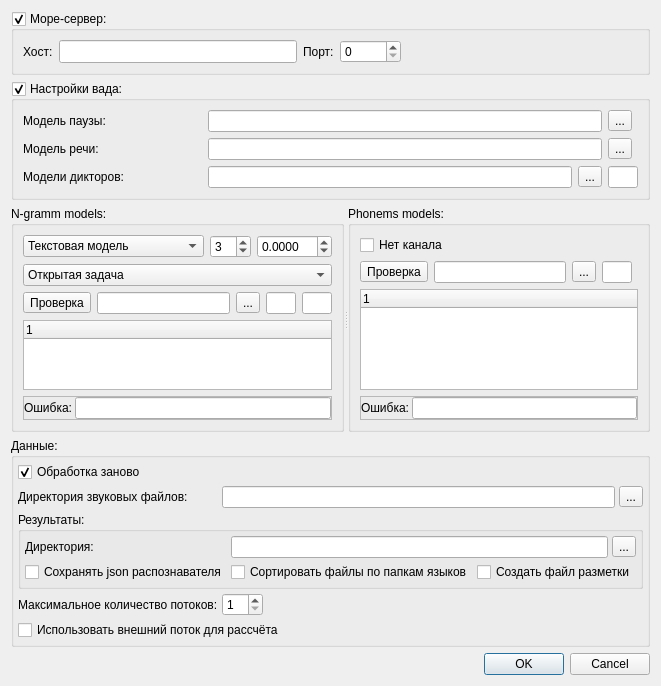
<?xml version="1.0" encoding="UTF-8"?>
<ui version="4.0">
 <class>SettingsDialogClass</class>
 <widget class="QDialog" name="SettingsDialogClass">
  <property name="geometry">
   <rect>
    <x>0</x>
    <y>0</y>
    <width>606</width>
    <height>646</height>
   </rect>
  </property>
  <property name="windowTitle">
   <string>Настройки фонотактического распознования языков</string>
  </property>
  <layout class="QGridLayout" name="gridLayout">
   <item row="10" column="0" colspan="3">
    <widget class="QDialogButtonBox" name="buttonBox">
     <property name="orientation">
      <enum>Qt::Horizontal</enum>
     </property>
     <property name="standardButtons">
      <set>QDialogButtonBox::Cancel|QDialogButtonBox::Ok</set>
     </property>
    </widget>
   </item>
   <item row="8" column="1">
    <spacer name="verticalSpacer">
     <property name="orientation">
      <enum>Qt::Vertical</enum>
     </property>
     <property name="sizeHint" stdset="0">
      <size>
       <width>20</width>
       <height>40</height>
      </size>
     </property>
    </spacer>
   </item>
   <item row="1" column="0" colspan="3">
    <widget class="QGroupBox" name="groupBox_vad">
     <property name="title">
      <string>Настройки вада:</string>
     </property>
     <property name="checkable">
      <bool>true</bool>
     </property>
     <layout class="QGridLayout" name="gridLayout_3">
      <item row="0" column="0">
       <widget class="QLabel" name="label_3">
        <property name="text">
         <string>Модель паузы:</string>
        </property>
       </widget>
      </item>
      <item row="1" column="0">
       <widget class="QLabel" name="label_5">
        <property name="text">
         <string>Модель речи:</string>
        </property>
       </widget>
      </item>
      <item row="1" column="1" colspan="3">
       <widget class="QLineEdit" name="lineEdit_speechModelPath">
        <property name="sizePolicy">
         <sizepolicy hsizetype="Expanding" vsizetype="Preferred">
          <horstretch>0</horstretch>
          <verstretch>0</verstretch>
         </sizepolicy>
        </property>
       </widget>
      </item>
      <item row="0" column="1" colspan="3">
       <widget class="QLineEdit" name="lineEdit_pauseModelPath">
        <property name="sizePolicy">
         <sizepolicy hsizetype="Expanding" vsizetype="Preferred">
          <horstretch>0</horstretch>
          <verstretch>0</verstretch>
         </sizepolicy>
        </property>
       </widget>
      </item>
      <item row="3" column="0">
       <widget class="QLabel" name="label_7">
        <property name="text">
         <string>Модели дикторов:</string>
        </property>
       </widget>
      </item>
      <item row="3" column="1" colspan="2">
       <widget class="QLineEdit" name="lineEdit_dictorsModelsDir">
        <property name="sizePolicy">
         <sizepolicy hsizetype="Expanding" vsizetype="Preferred">
          <horstretch>0</horstretch>
          <verstretch>0</verstretch>
         </sizepolicy>
        </property>
       </widget>
      </item>
      <item row="3" column="3">
       <widget class="QToolButton" name="toolButton_setDictorsModelsDir">
        <property name="text">
         <string>...</string>
        </property>
       </widget>
      </item>
      <item row="3" column="4">
       <widget class="QLineEdit" name="lineEdit_modelsMask">
        <property name="sizePolicy">
         <sizepolicy hsizetype="Fixed" vsizetype="Preferred">
          <horstretch>0</horstretch>
          <verstretch>0</verstretch>
         </sizepolicy>
        </property>
        <property name="minimumSize">
         <size>
          <width>0</width>
          <height>0</height>
         </size>
        </property>
        <property name="maximumSize">
         <size>
          <width>30</width>
          <height>16777215</height>
         </size>
        </property>
        <property name="toolTip">
         <string>Маска фалов n-gramm моделей.</string>
        </property>
       </widget>
      </item>
      <item row="1" column="4">
       <widget class="QToolButton" name="toolButton_setSpeechModelPath">
        <property name="text">
         <string>...</string>
        </property>
       </widget>
      </item>
      <item row="0" column="4">
       <widget class="QToolButton" name="toolButton_setPauseModelPath">
        <property name="text">
         <string>...</string>
        </property>
       </widget>
      </item>
     </layout>
    </widget>
   </item>
   <item row="3" column="0" colspan="3">
    <widget class="QGroupBox" name="groupBox_2">
     <property name="title">
      <string>Данные:</string>
     </property>
     <layout class="QGridLayout" name="gridLayout_2">
      <property name="margin">
       <number>4</number>
      </property>
      <property name="spacing">
       <number>4</number>
      </property>
      <item row="1" column="0">
       <widget class="QLabel" name="label_2">
        <property name="text">
         <string>Директория звуковых файлов:</string>
        </property>
       </widget>
      </item>
      <item row="1" column="1">
       <widget class="QLineEdit" name="lineEdit_wavDir">
        <property name="sizePolicy">
         <sizepolicy hsizetype="Expanding" vsizetype="Preferred">
          <horstretch>0</horstretch>
          <verstretch>0</verstretch>
         </sizepolicy>
        </property>
       </widget>
      </item>
      <item row="1" column="2">
       <widget class="QToolButton" name="toolButton_setWavDir">
        <property name="text">
         <string>...</string>
        </property>
       </widget>
      </item>
      <item row="4" column="0">
       <widget class="QLabel" name="label_6">
        <property name="text">
         <string>Максимальное количество потоков:</string>
        </property>
       </widget>
      </item>
      <item row="4" column="1" colspan="2">
       <layout class="QHBoxLayout" name="horizontalLayout">
        <item>
         <widget class="QSpinBox" name="spinBox_maxBPThreadCount">
          <property name="minimum">
           <number>1</number>
          </property>
          <property name="maximum">
           <number>99</number>
          </property>
         </widget>
        </item>
        <item>
         <spacer name="horizontalSpacer">
          <property name="orientation">
           <enum>Qt::Horizontal</enum>
          </property>
          <property name="sizeHint" stdset="0">
           <size>
            <width>40</width>
            <height>20</height>
           </size>
          </property>
         </spacer>
        </item>
       </layout>
      </item>
      <item row="5" column="0" colspan="3">
       <widget class="QCheckBox" name="checkBox_useExternalProcessing">
        <property name="text">
         <string>Использовать внешний поток для рассчёта</string>
        </property>
       </widget>
      </item>
      <item row="2" column="0" colspan="3">
       <widget class="QGroupBox" name="groupBox_3">
        <property name="sizePolicy">
         <sizepolicy hsizetype="Preferred" vsizetype="Expanding">
          <horstretch>0</horstretch>
          <verstretch>0</verstretch>
         </sizepolicy>
        </property>
        <property name="minimumSize">
         <size>
          <width>0</width>
          <height>0</height>
         </size>
        </property>
        <property name="title">
         <string>Результаты:</string>
        </property>
        <layout class="QGridLayout" name="gridLayout_4">
         <property name="margin">
          <number>4</number>
         </property>
         <property name="spacing">
          <number>4</number>
         </property>
         <item row="1" column="1">
          <widget class="QCheckBox" name="checkBox_sortFilesByLangs">
           <property name="text">
            <string>Сортировать файлы по папкам языков</string>
           </property>
          </widget>
         </item>
         <item row="1" column="0">
          <widget class="QCheckBox" name="checkBox_saveRecognitionReport">
           <property name="text">
            <string>Сохранять json распознавателя</string>
           </property>
          </widget>
         </item>
         <item row="0" column="3">
          <widget class="QToolButton" name="toolButton_setOutDir">
           <property name="text">
            <string>...</string>
           </property>
          </widget>
         </item>
         <item row="0" column="1" colspan="2">
          <widget class="QLineEdit" name="lineEdit_outDir">
           <property name="sizePolicy">
            <sizepolicy hsizetype="Expanding" vsizetype="Preferred">
             <horstretch>0</horstretch>
             <verstretch>0</verstretch>
            </sizepolicy>
           </property>
          </widget>
         </item>
         <item row="0" column="0">
          <widget class="QLabel" name="label_4">
           <property name="text">
            <string>Директория:</string>
           </property>
          </widget>
         </item>
         <item row="1" column="2" colspan="2">
          <widget class="QCheckBox" name="checkBox_createLabFile">
           <property name="text">
            <string>Создать файл разметки</string>
           </property>
          </widget>
         </item>
        </layout>
       </widget>
      </item>
      <item row="0" column="0" colspan="3">
       <widget class="QCheckBox" name="checkBox_restartProcessing">
        <property name="text">
         <string>Обработка заново</string>
        </property>
        <property name="checked">
         <bool>true</bool>
        </property>
       </widget>
      </item>
     </layout>
    </widget>
   </item>
   <item row="0" column="0" colspan="3">
    <widget class="QGroupBox" name="groupBox_moreServer">
     <property name="title">
      <string>Море-сервер:</string>
     </property>
     <property name="checkable">
      <bool>true</bool>
     </property>
     <layout class="QGridLayout" name="gridLayout_5">
      <item row="0" column="0">
       <widget class="QLabel" name="label_8">
        <property name="text">
         <string>Хост:</string>
        </property>
       </widget>
      </item>
      <item row="0" column="1">
       <widget class="QLineEdit" name="lineEdit_moreServerHost">
        <property name="sizePolicy">
         <sizepolicy hsizetype="Expanding" vsizetype="Preferred">
          <horstretch>0</horstretch>
          <verstretch>0</verstretch>
         </sizepolicy>
        </property>
       </widget>
      </item>
      <item row="0" column="2">
       <widget class="QLabel" name="label_9">
        <property name="text">
         <string>Порт:</string>
        </property>
       </widget>
      </item>
      <item row="0" column="3">
       <widget class="QSpinBox" name="spinBox_moreServerPort">
        <property name="maximum">
         <number>65535</number>
        </property>
       </widget>
      </item>
      <item row="0" column="4">
       <spacer name="horizontalSpacer_2">
        <property name="orientation">
         <enum>Qt::Horizontal</enum>
        </property>
        <property name="sizeHint" stdset="0">
         <size>
          <width>40</width>
          <height>20</height>
         </size>
        </property>
       </spacer>
      </item>
     </layout>
    </widget>
   </item>
   <item row="2" column="0" colspan="3">
    <widget class="QSplitter" name="splitter">
     <property name="orientation">
      <enum>Qt::Horizontal</enum>
     </property>
     <widget class="QGroupBox" name="groupBox_4">
      <property name="title">
       <string>N-gramm models:</string>
      </property>
      <layout class="QGridLayout" name="gridLayout_6">
       <item row="2" column="1" colspan="2">
        <widget class="QLineEdit" name="lineEdit_nGrammModelsDir">
         <property name="sizePolicy">
          <sizepolicy hsizetype="Expanding" vsizetype="Preferred">
           <horstretch>0</horstretch>
           <verstretch>0</verstretch>
          </sizepolicy>
         </property>
         <property name="toolTip">
          <string>&lt;!DOCTYPE HTML PUBLIC &quot;-//W3C//DTD HTML 4.0//EN&quot; &quot;http://www.w3.org/TR/REC-html40/strict.dtd&quot;&gt;
&lt;html&gt;&lt;head&gt;&lt;meta name=&quot;qrichtext&quot; content=&quot;1&quot; /&gt;&lt;style type=&quot;text/css&quot;&gt;
p, li { white-space: pre-wrap; }
&lt;/style&gt;&lt;/head&gt;&lt;body style=&quot; font-family:'MS Shell Dlg 2'; font-size:8.25pt; font-weight:400; font-style:normal;&quot;&gt;
&lt;p style=&quot; margin-top:0px; margin-bottom:0px; margin-left:0px; margin-right:0px; -qt-block-indent:0; text-indent:0px;&quot;&gt;&lt;span style=&quot; font-size:8pt;&quot;&gt;Путь к папке с моделями языков, структура должна быть:папка&lt;/span&gt;&lt;span style=&quot; font-size:8pt;&quot;&gt;-&amp;gt;папка &lt;/span&gt;&lt;span style=&quot; font-size:8pt;&quot;&gt;языка-&amp;gt;папка канала-&amp;gt;файл модели.&lt;/span&gt;&lt;/p&gt;&lt;/body&gt;&lt;/html&gt;</string>
         </property>
        </widget>
       </item>
       <item row="2" column="0">
        <widget class="QToolButton" name="toolButton_checkNgarmms">
         <property name="toolTip">
          <string>Проверить структуру папки моделей Ngramm</string>
         </property>
         <property name="text">
          <string>Проверка</string>
         </property>
        </widget>
       </item>
       <item row="4" column="0" colspan="6">
        <widget class="QFrame" name="frame_nrammsMessage">
         <property name="frameShape">
          <enum>QFrame::StyledPanel</enum>
         </property>
         <property name="frameShadow">
          <enum>QFrame::Raised</enum>
         </property>
         <layout class="QHBoxLayout" name="horizontalLayout_4">
          <property name="spacing">
           <number>2</number>
          </property>
          <property name="margin">
           <number>0</number>
          </property>
          <item>
           <widget class="QLabel" name="label1">
            <property name="text">
             <string>Ошибка:</string>
            </property>
            <property name="wordWrap">
             <bool>true</bool>
            </property>
           </widget>
          </item>
          <item>
           <widget class="QLineEdit" name="lineEdit_messageNgramm">
            <property name="readOnly">
             <bool>true</bool>
            </property>
           </widget>
          </item>
         </layout>
        </widget>
       </item>
       <item row="3" column="0" colspan="6">
        <widget class="DictorModelsTree" name="treeWidget_nGrammModels">
         <property name="sizePolicy">
          <sizepolicy hsizetype="Preferred" vsizetype="Preferred">
           <horstretch>0</horstretch>
           <verstretch>0</verstretch>
          </sizepolicy>
         </property>
         <column>
          <property name="text">
           <string notr="true">1</string>
          </property>
         </column>
        </widget>
       </item>
       <item row="0" column="0" colspan="6">
        <layout class="QHBoxLayout" name="horizontalLayout_2">
         <property name="topMargin">
          <number>0</number>
         </property>
         <item>
          <widget class="QComboBox" name="comboBox_ngrammModelType">
           <property name="sizePolicy">
            <sizepolicy hsizetype="Expanding" vsizetype="Fixed">
             <horstretch>0</horstretch>
             <verstretch>0</verstretch>
            </sizepolicy>
           </property>
           <property name="toolTip">
            <string>Тип фала модели ngramm </string>
           </property>
           <item>
            <property name="text">
             <string>Текстовая модель</string>
            </property>
           </item>
           <item>
            <property name="text">
             <string>Бинарная модель</string>
            </property>
           </item>
          </widget>
         </item>
         <item>
          <widget class="QSpinBox" name="spinBox_ngrammCount">
           <property name="toolTip">
            <string>&lt;!DOCTYPE HTML PUBLIC &quot;-//W3C//DTD HTML 4.0//EN&quot; &quot;http://www.w3.org/TR/REC-html40/strict.dtd&quot;&gt;
&lt;html&gt;&lt;head&gt;&lt;meta name=&quot;qrichtext&quot; content=&quot;1&quot; /&gt;&lt;style type=&quot;text/css&quot;&gt;
p, li { white-space: pre-wrap; }
&lt;/style&gt;&lt;/head&gt;&lt;body style=&quot; font-family:'MS Shell Dlg 2'; font-size:8.25pt; font-weight:400; font-style:normal;&quot;&gt;
&lt;p style=&quot; margin-top:0px; margin-bottom:0px; margin-left:0px; margin-right:0px; -qt-block-indent:0; text-indent:0px;&quot;&gt;&lt;span style=&quot; font-size:8pt;&quot;&gt;Используемая граммность модели&lt;/span&gt;&lt;/p&gt;&lt;/body&gt;&lt;/html&gt;</string>
           </property>
           <property name="minimum">
            <number>1</number>
           </property>
           <property name="maximum">
            <number>99</number>
           </property>
           <property name="value">
            <number>3</number>
           </property>
          </widget>
         </item>
         <item>
          <widget class="QDoubleSpinBox" name="doubleSpinBox_threshold">
           <property name="toolTip">
            <string>Порог классификатора, используется если выбрана одна модель языка</string>
           </property>
           <property name="decimals">
            <number>4</number>
           </property>
           <property name="minimum">
            <double>-99.000000000000000</double>
           </property>
           <property name="maximum">
            <double>99.000000000000000</double>
           </property>
           <property name="singleStep">
            <double>0.000100000000000</double>
           </property>
          </widget>
         </item>
        </layout>
       </item>
       <item row="2" column="3">
        <widget class="QToolButton" name="toolButton_setNGrammModelsDir">
         <property name="toolTip">
          <string>Установить папку с моделями NGramm</string>
         </property>
         <property name="text">
          <string>...</string>
         </property>
        </widget>
       </item>
       <item row="2" column="4">
        <widget class="QLineEdit" name="lineEdit_nGrammModelsMask">
         <property name="sizePolicy">
          <sizepolicy hsizetype="Fixed" vsizetype="Preferred">
           <horstretch>0</horstretch>
           <verstretch>0</verstretch>
          </sizepolicy>
         </property>
         <property name="minimumSize">
          <size>
           <width>0</width>
           <height>0</height>
          </size>
         </property>
         <property name="maximumSize">
          <size>
           <width>30</width>
           <height>16777215</height>
          </size>
         </property>
         <property name="toolTip">
          <string>&lt;!DOCTYPE HTML PUBLIC &quot;-//W3C//DTD HTML 4.0//EN&quot; &quot;http://www.w3.org/TR/REC-html40/strict.dtd&quot;&gt;
&lt;html&gt;&lt;head&gt;&lt;meta name=&quot;qrichtext&quot; content=&quot;1&quot; /&gt;&lt;style type=&quot;text/css&quot;&gt;
p, li { white-space: pre-wrap; }
&lt;/style&gt;&lt;/head&gt;&lt;body style=&quot; font-family:'MS Shell Dlg 2'; font-size:8.25pt; font-weight:400; font-style:normal;&quot;&gt;
&lt;p style=&quot; margin-top:0px; margin-bottom:0px; margin-left:0px; margin-right:0px; -qt-block-indent:0; text-indent:0px;&quot;&gt;&lt;span style=&quot; font-size:8pt;&quot;&gt;Маска фалов моделей ngramm.&lt;/span&gt;&lt;/p&gt;&lt;/body&gt;&lt;/html&gt;</string>
         </property>
        </widget>
       </item>
       <item row="2" column="5">
        <widget class="QLineEdit" name="lineEdit_nGrammModelsMask_aux">
         <property name="sizePolicy">
          <sizepolicy hsizetype="Fixed" vsizetype="Preferred">
           <horstretch>0</horstretch>
           <verstretch>0</verstretch>
          </sizepolicy>
         </property>
         <property name="minimumSize">
          <size>
           <width>0</width>
           <height>0</height>
          </size>
         </property>
         <property name="maximumSize">
          <size>
           <width>30</width>
           <height>16777215</height>
          </size>
         </property>
         <property name="toolTip">
          <string>&lt;!DOCTYPE HTML PUBLIC &quot;-//W3C//DTD HTML 4.0//EN&quot; &quot;http://www.w3.org/TR/REC-html40/strict.dtd&quot;&gt;
&lt;html&gt;&lt;head&gt;&lt;meta name=&quot;qrichtext&quot; content=&quot;1&quot; /&gt;&lt;style type=&quot;text/css&quot;&gt;
p, li { white-space: pre-wrap; }
&lt;/style&gt;&lt;/head&gt;&lt;body style=&quot; font-family:'MS Shell Dlg 2'; font-size:8.25pt; font-weight:400; font-style:normal;&quot;&gt;
&lt;p style=&quot; margin-top:0px; margin-bottom:0px; margin-left:0px; margin-right:0px; -qt-block-indent:0; text-indent:0px;&quot;&gt;&lt;span style=&quot; font-size:8pt;&quot;&gt;Маска фалов моделей ngramm aux.&lt;/span&gt;&lt;/p&gt;&lt;/body&gt;&lt;/html&gt;</string>
         </property>
        </widget>
       </item>
       <item row="1" column="0" colspan="6">
        <widget class="QComboBox" name="comboBox_taskType">
         <property name="toolTip">
          <string>Тип задачи</string>
         </property>
         <item>
          <property name="text">
           <string>Открытая задача</string>
          </property>
         </item>
         <item>
          <property name="text">
           <string>Закрытая задача</string>
          </property>
         </item>
        </widget>
       </item>
      </layout>
     </widget>
     <widget class="QGroupBox" name="groupBox_5">
      <property name="title">
       <string>Phonems models:</string>
      </property>
      <layout class="QGridLayout" name="gridLayout_7">
       <item row="1" column="1">
        <widget class="QLineEdit" name="lineEdit_phonemsModelsDir">
         <property name="sizePolicy">
          <sizepolicy hsizetype="Expanding" vsizetype="Preferred">
           <horstretch>0</horstretch>
           <verstretch>0</verstretch>
          </sizepolicy>
         </property>
         <property name="toolTip">
          <string>&lt;!DOCTYPE HTML PUBLIC &quot;-//W3C//DTD HTML 4.0//EN&quot; &quot;http://www.w3.org/TR/REC-html40/strict.dtd&quot;&gt;
&lt;html&gt;&lt;head&gt;&lt;meta name=&quot;qrichtext&quot; content=&quot;1&quot; /&gt;&lt;style type=&quot;text/css&quot;&gt;
p, li { white-space: pre-wrap; }
&lt;/style&gt;&lt;/head&gt;&lt;body style=&quot; font-family:'MS Shell Dlg 2'; font-size:8.25pt; font-weight:400; font-style:normal;&quot;&gt;
&lt;p style=&quot; margin-top:0px; margin-bottom:0px; margin-left:0px; margin-right:0px; -qt-block-indent:0; text-indent:0px;&quot;&gt;&lt;span style=&quot; font-size:8pt;&quot;&gt;Путь к папке с моделями фонем&lt;/span&gt;&lt;/p&gt;&lt;/body&gt;&lt;/html&gt;</string>
         </property>
        </widget>
       </item>
       <item row="1" column="2">
        <widget class="QToolButton" name="toolButton_setPhonemsModelsDir">
         <property name="toolTip">
          <string>Установить папку с моделями фонем</string>
         </property>
         <property name="text">
          <string>...</string>
         </property>
        </widget>
       </item>
       <item row="1" column="3">
        <widget class="QLineEdit" name="lineEdit_phonemsModelsMask">
         <property name="sizePolicy">
          <sizepolicy hsizetype="Fixed" vsizetype="Preferred">
           <horstretch>0</horstretch>
           <verstretch>0</verstretch>
          </sizepolicy>
         </property>
         <property name="minimumSize">
          <size>
           <width>0</width>
           <height>0</height>
          </size>
         </property>
         <property name="maximumSize">
          <size>
           <width>30</width>
           <height>16777215</height>
          </size>
         </property>
         <property name="toolTip">
          <string>&lt;!DOCTYPE HTML PUBLIC &quot;-//W3C//DTD HTML 4.0//EN&quot; &quot;http://www.w3.org/TR/REC-html40/strict.dtd&quot;&gt;
&lt;html&gt;&lt;head&gt;&lt;meta name=&quot;qrichtext&quot; content=&quot;1&quot; /&gt;&lt;style type=&quot;text/css&quot;&gt;
p, li { white-space: pre-wrap; }
&lt;/style&gt;&lt;/head&gt;&lt;body style=&quot; font-family:'MS Shell Dlg 2'; font-size:8.25pt; font-weight:400; font-style:normal;&quot;&gt;
&lt;p style=&quot; margin-top:0px; margin-bottom:0px; margin-left:0px; margin-right:0px; -qt-block-indent:0; text-indent:0px;&quot;&gt;&lt;span style=&quot; font-size:8pt;&quot;&gt;Маска фалов моделей фонем.&lt;/span&gt;&lt;/p&gt;&lt;/body&gt;&lt;/html&gt;</string>
         </property>
        </widget>
       </item>
       <item row="1" column="0">
        <widget class="QToolButton" name="toolButton_checkPhonems">
         <property name="toolTip">
          <string>&lt;!DOCTYPE HTML PUBLIC &quot;-//W3C//DTD HTML 4.0//EN&quot; &quot;http://www.w3.org/TR/REC-html40/strict.dtd&quot;&gt;
&lt;html&gt;&lt;head&gt;&lt;meta name=&quot;qrichtext&quot; content=&quot;1&quot; /&gt;&lt;style type=&quot;text/css&quot;&gt;
p, li { white-space: pre-wrap; }
&lt;/style&gt;&lt;/head&gt;&lt;body style=&quot; font-family:'MS Shell Dlg 2'; font-size:8.25pt; font-weight:400; font-style:normal;&quot;&gt;
&lt;p style=&quot; margin-top:0px; margin-bottom:0px; margin-left:0px; margin-right:0px; -qt-block-indent:0; text-indent:0px;&quot;&gt;&lt;span style=&quot; font-size:8pt;&quot;&gt;Проверить структуру папки моделей Phonems&lt;/span&gt;&lt;/p&gt;&lt;/body&gt;&lt;/html&gt;</string>
         </property>
         <property name="text">
          <string>Проверка</string>
         </property>
        </widget>
       </item>
       <item row="3" column="0" colspan="5">
        <widget class="QFrame" name="frame_phonemsMessage">
         <property name="frameShape">
          <enum>QFrame::StyledPanel</enum>
         </property>
         <property name="frameShadow">
          <enum>QFrame::Raised</enum>
         </property>
         <layout class="QHBoxLayout" name="horizontalLayout_5">
          <property name="spacing">
           <number>2</number>
          </property>
          <property name="margin">
           <number>0</number>
          </property>
          <item>
           <widget class="QLabel" name="label1_2">
            <property name="text">
             <string>Ошибка:</string>
            </property>
            <property name="wordWrap">
             <bool>true</bool>
            </property>
           </widget>
          </item>
          <item>
           <widget class="QLineEdit" name="lineEdit_messagePhonems">
            <property name="readOnly">
             <bool>true</bool>
            </property>
           </widget>
          </item>
         </layout>
        </widget>
       </item>
       <item row="2" column="0" colspan="5">
        <widget class="DictorModelsTree" name="treeWidget_phonemModels">
         <column>
          <property name="text">
           <string notr="true">1</string>
          </property>
         </column>
        </widget>
       </item>
       <item row="0" column="0" colspan="4">
        <widget class="QCheckBox" name="checkBox_noPhonemChannels">
         <property name="toolTip">
          <string>&lt;!DOCTYPE HTML PUBLIC &quot;-//W3C//DTD HTML 4.0//EN&quot; &quot;http://www.w3.org/TR/REC-html40/strict.dtd&quot;&gt;
&lt;html&gt;&lt;head&gt;&lt;meta name=&quot;qrichtext&quot; content=&quot;1&quot; /&gt;&lt;style type=&quot;text/css&quot;&gt;
p, li { white-space: pre-wrap; }
&lt;/style&gt;&lt;/head&gt;&lt;body style=&quot; font-family:'MS Shell Dlg 2'; font-size:8.25pt; font-weight:400; font-style:normal;&quot;&gt;
&lt;p style=&quot; margin-top:0px; margin-bottom:0px; margin-left:0px; margin-right:0px; -qt-block-indent:0; text-indent:0px;&quot;&gt;&lt;span style=&quot; font-size:8pt;&quot;&gt;Если установлено то модели грузятся из директории структуры: папка-&amp;gt;папка модели-&amp;gt;файл модели.&lt;/span&gt;&lt;/p&gt;
&lt;p style=&quot; margin-top:0px; margin-bottom:0px; margin-left:0px; margin-right:0px; -qt-block-indent:0; text-indent:0px;&quot;&gt;&lt;span style=&quot; font-size:8pt;&quot;&gt;Если не установлено:папка-&amp;gt;папка канала-&amp;gt;файл модели&lt;/span&gt;&lt;/p&gt;&lt;/body&gt;&lt;/html&gt;</string>
         </property>
         <property name="text">
          <string>Нет канала</string>
         </property>
        </widget>
       </item>
      </layout>
     </widget>
    </widget>
   </item>
  </layout>
 </widget>
 <customwidgets>
  <customwidget>
   <class>DictorModelsTree</class>
   <extends>QTreeWidget</extends>
   <header>settingsdialog\dictormodelstree\dictormodelstree.h</header>
  </customwidget>
 </customwidgets>
 <resources/>
 <connections>
  <connection>
   <sender>buttonBox</sender>
   <signal>accepted()</signal>
   <receiver>SettingsDialogClass</receiver>
   <slot>accept()</slot>
   <hints>
    <hint type="sourcelabel">
     <x>257</x>
     <y>477</y>
    </hint>
    <hint type="destinationlabel">
     <x>157</x>
     <y>274</y>
    </hint>
   </hints>
  </connection>
  <connection>
   <sender>buttonBox</sender>
   <signal>rejected()</signal>
   <receiver>SettingsDialogClass</receiver>
   <slot>reject()</slot>
   <hints>
    <hint type="sourcelabel">
     <x>325</x>
     <y>477</y>
    </hint>
    <hint type="destinationlabel">
     <x>286</x>
     <y>274</y>
    </hint>
   </hints>
  </connection>
 </connections>
</ui>
